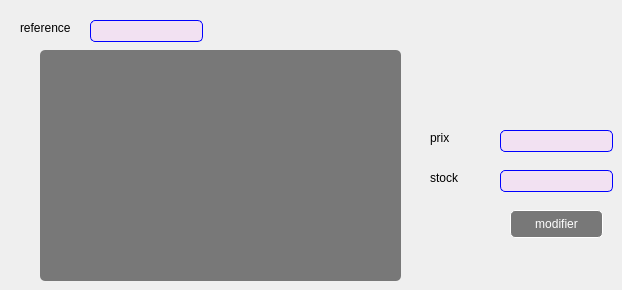
      <widget class="QWidget" name="tab_5">
       <attribute name="title">
        <string>modifier</string>
       </attribute>
       <widget class="QLineEdit" name="lineEdit_15">
        <property name="geometry">
         <rect>
          <x>500</x>
          <y>130</y>
          <width>113</width>
          <height>22</height>
         </rect>
        </property>
        <property name="styleSheet">
         <string notr="true">QLineEdit{
background-color:rgba(255,170,255,20%);
border:1 solid blue;
border-radius:5px;
color:black;
}</string>
        </property>
       </widget>
       <widget class="QLabel" name="label_10">
        <property name="geometry">
         <rect>
          <x>20</x>
          <y>20</y>
          <width>81</width>
          <height>16</height>
         </rect>
        </property>
        <property name="text">
         <string>reference</string>
        </property>
       </widget>
       <widget class="QPushButton" name="pushButton_2">
        <property name="geometry">
         <rect>
          <x>510</x>
          <y>210</y>
          <width>93</width>
          <height>28</height>
         </rect>
        </property>
        <property name="styleSheet">
         <string notr="true">QPushButton{
background-color:rgba(0,0,0,50%);
color:white;
border:1 solid white;
border-radius: 5px;
}
QPushButton:hover{
background-color:rgba(255,0,0,50%);
color:black;
}</string>
        </property>
        <property name="text">
         <string>modifier</string>
        </property>
       </widget>
       <widget class="QLabel" name="label_13">
        <property name="geometry">
         <rect>
          <x>430</x>
          <y>170</y>
          <width>55</width>
          <height>16</height>
         </rect>
        </property>
        <property name="text">
         <string>stock</string>
        </property>
       </widget>
       <widget class="QLabel" name="label_12">
        <property name="geometry">
         <rect>
          <x>430</x>
          <y>130</y>
          <width>55</width>
          <height>16</height>
         </rect>
        </property>
        <property name="text">
         <string>prix</string>
        </property>
       </widget>
       <widget class="QLineEdit" name="lineEdit_16">
        <property name="geometry">
         <rect>
          <x>500</x>
          <y>170</y>
          <width>113</width>
          <height>22</height>
         </rect>
        </property>
        <property name="styleSheet">
         <string notr="true">QLineEdit{
background-color:rgba(255,170,255,20%);
border:1 solid blue;
border-radius:5px;
color:black;
}</string>
        </property>
       </widget>
       <widget class="QLineEdit" name="lineEdit_17">
        <property name="geometry">
         <rect>
          <x>90</x>
          <y>20</y>
          <width>113</width>
          <height>22</height>
         </rect>
        </property>
        <property name="styleSheet">
         <string notr="true">QLineEdit{
background-color:rgba(255,170,255,20%);
border:1 solid blue;
border-radius:5px;
color:black;
}</string>
        </property>
       </widget>
       <widget class="QTableView" name="tableView_4">
        <property name="geometry">
         <rect>
          <x>40</x>
          <y>50</y>
          <width>361</width>
          <height>231</height>
         </rect>
        </property>
        <property name="styleSheet">
         <string notr="true">QTableView {
    gridline-color: white;
color:white;
   background-color:rgba(0,0,0,50%);
border:0px;
border-radius: 5px;
    }
QHeaderView {background-color: transparent;
color:white;

}
QHeaderView::section{
border-style: none;
background-color: transparent;
margin-bottom:5px;
margin-top:5px;
border:0px;
}
QTableView QTableCornerButton::section {
     bottom-style:none;
border:0px;

 }
</string>
        </property>
       </widget>
      </widget>
